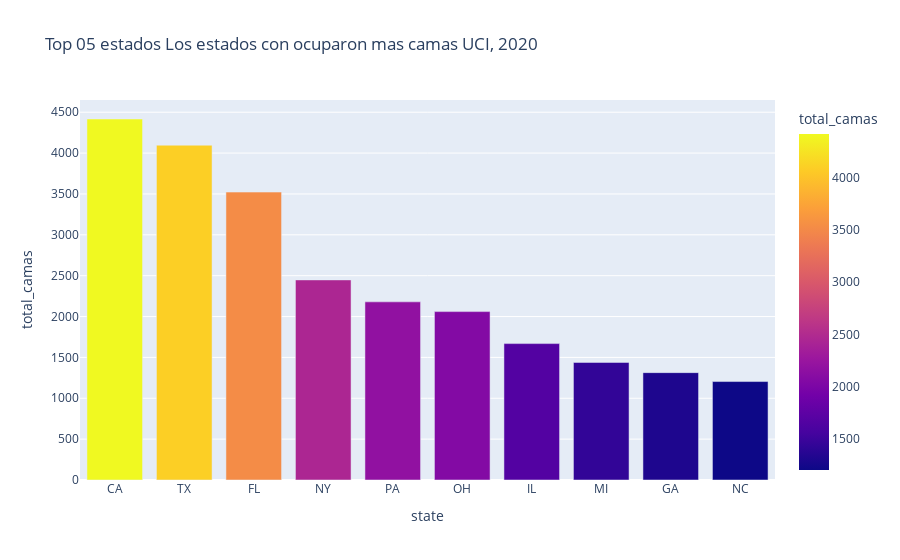

The notebook cell saved with this chart:
### Code cell
# Plotting 20 Países 2021
fig = px.bar(df03.head(10), x='state', y='total_camas', color='total_camas', title='Top 05 estados Los estados con ocuparon mas camas UCI, 2020 ')
fig.show()
print('Los estados con ocuparon mas camas UCI, 2020: \n' , top05_3.to_markdown() )

### Figure 1 — Plotly figure (JSON) as saved in the notebook; plotly's stock layout.template omitted (floating-point values rounded to 4 significant figures)
{"data": [{"alignmentgroup": "True", "hovertemplate": "state=%{x}<br>total_camas=%{marker.color}<extra></extra>", "legendgroup": "", "marker": {"color": [4417.0, 4097.0, 3523.0, 2448.0, 2180.0, 2060.0, 1669.0, 1439.0, 1314.0, 1205.0], "coloraxis": "coloraxis", "pattern": {"shape": ""}}, "name": "", "offsetgroup": "", "orientation": "v", "showlegend": false, "textposition": "auto", "type": "bar", "x": ["CA", "TX", "FL", "NY", "PA", "OH", "IL", "MI", "GA", "NC"], "xaxis": "x", "y": [4417.0, 4097.0, 3523.0, 2448.0, 2180.0, 2060.0, 1669.0, 1439.0, 1314.0, 1205.0], "yaxis": "y"}], "layout": {"barmode": "relative", "coloraxis": {"colorbar": {"title": {"text": "total_camas"}}, "colorscale": [[0, "#0d0887"], [0.1111, "#46039f"], [0.2222, "#7201a8"], [0.3333, "#9c179e"], [0.4444, "#bd3786"], [0.5556, "#d8576b"], [0.6667, "#ed7953"], [0.7778, "#fb9f3a"], [0.8889, "#fdca26"], [1, "#f0f921"]]}, "legend": {"tracegroupgap": 0}, "title": {"text": "Top 05 estados Los estados con ocuparon mas camas UCI, 2020 "}, "xaxis": {"anchor": "y", "domain": [0, 1], "title": {"text": "state"}}, "yaxis": {"anchor": "x", "domain": [0, 1], "title": {"text": "total_camas"}}}}
